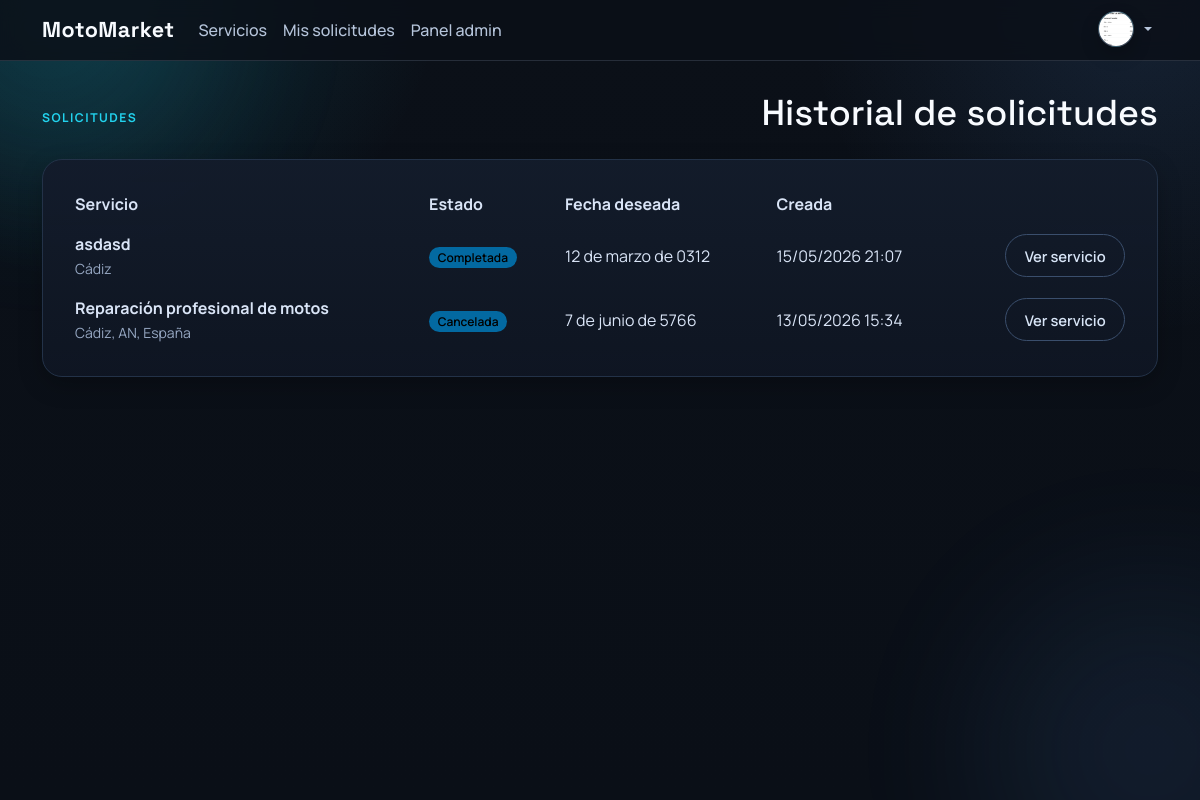
/solicitudes/ (signed in), run on the app's committed database.
### users/models.py (models this page shows, shortened)
class User(AbstractUser):
	class Role(models.TextChoices):
		CUSTOMER = 'customer', 'Cliente'
		PROFESSIONAL = 'professional', 'Profesional'
		ADMIN = 'admin', 'Administrador'
	email = models.EmailField(unique=True)
	role = models.CharField(max_length=20, choices=Role.choices, default=Role.CUSTOMER)
	must_change_password = models.BooleanField(default=False)
	@property
	def es_profesional(self):
		return self.role == self.Role.PROFESSIONAL
	@property
	def is_admin_account(self):
		return self.role == self.Role.ADMIN or self.is_superuser
	@property
	def es_admin(self):
		return self.is_admin_account

class Profile(models.Model):
	user = models.OneToOneField(settings.AUTH_USER_MODEL, on_delete=models.CASCADE, related_name='profile')
	phone = models.CharField(max_length=30, blank=True)
	city = models.CharField(max_length=120, blank=True)
	address = models.CharField(max_length=255, blank=True)
	bio = models.TextField(blank=True)
	avatar = models.ImageField(upload_to='avatars/', blank=True, null=True)
	avatar_url = models.URLField(blank=True)
	created_at = models.DateTimeField(auto_now_add=True)
	updated_at = models.DateTimeField(auto_now=True)

### requests_app/models.py (models this page shows, shortened)
class ServiceRequest(models.Model):
	class Status(models.TextChoices):
		PENDING = 'pending', 'Pendiente'
		ACCEPTED = 'accepted', 'Aceptada'
		CANCELLED = 'cancelled', 'Cancelada'
		COMPLETED = 'completed', 'Completada'
	customer = models.ForeignKey(settings.AUTH_USER_MODEL, on_delete=models.CASCADE, related_name='service_requests')
	service = models.ForeignKey('services.Service', on_delete=models.CASCADE, related_name='service_requests')
	message = models.TextField(blank=True)
	desired_date = models.DateField(null=True, blank=True)
	status = models.CharField(max_length=20, choices=Status.choices, default=Status.PENDING)
	cancellation_reason = models.TextField(blank=True)
	created_at = models.DateTimeField(auto_now_add=True)
	updated_at = models.DateTimeField(auto_now=True)
	class Meta:
		ordering = ['-created_at']
	@property
	def can_cancel(self):
		return self.status in {self.Status.PENDING, self.Status.ACCEPTED}

### services/models.py (models this page shows, shortened)
class Service(models.Model):
	professional = models.ForeignKey(
		settings.AUTH_USER_MODEL,
		on_delete=models.CASCADE,
		related_name='services',
	)
	category = models.ForeignKey(Category, on_delete=models.PROTECT, related_name='services')
	listing_type = models.CharField(max_length=80, default='Servicio')
	title = models.CharField(max_length=160)
	slug = models.SlugField(max_length=180, unique=True)
	image = models.ImageField(
		upload_to='services/',
		blank=True,
		null=True,
		validators=[FileExtensionValidator(['png', 'jpg', 'jpeg', 'webp'])],
	)
	description = models.TextField()
	city = models.CharField(max_length=120)
	location_place_id = models.CharField(max_length=255, blank=True)
	address = models.CharField(max_length=255, blank=True, default='')
	price_from = models.DecimalField(max_digits=10, decimal_places=2)
	cilindrada = models.PositiveIntegerField(null=True, blank=True)
	kilometros = models.PositiveIntegerField(null=True, blank=True)
	year = models.PositiveSmallIntegerField(null=True, blank=True)
	latitude = models.DecimalField(max_digits=9, decimal_places=6, null=True, blank=True)
	longitude = models.DecimalField(max_digits=9, decimal_places=6, null=True, blank=True)
	is_active = models.BooleanField(default=True)
	created_at = models.DateTimeField(auto_now_add=True)
	updated_at = models.DateTimeField(auto_now=True)
	class Meta:
		ordering = ['-created_at']

### requests_app/views.py (the view)
# urls.py: path('', views.request_history, name='request_history'),
@login_required
def request_history(request):
	requests_list = ServiceRequest.objects.select_related('service', 'service__professional').filter(customer=request.user)
	return render(request, 'requests_app/request_history.html', {'requests_list': requests_list})

### templates/requests_app/request_history.html (shortened to what this page needs)
{% extends 'base.html' %}
{% block content %}
<div class="section-header mb-4">
  <span class="eyebrow">Solicitudes</span>
  <h1 class="section-title">Historial de solicitudes</h1>
</div>
<div class="card-glass p-4">
  <div class="table-responsive">
    <table class="history-requests-table table table-dark table-borderless align-middle mb-0">
      <thead>
        <tr>
          <th>Servicio</th>
          <th>Estado</th>
          <th>Fecha deseada</th>
          <th>Creada</th>
          <th></th>
        </tr>
      </thead>
      <tbody>
        {% for request_item in requests_list %}
        <tr class="d-none d-md-table-row">
          <td>
            <strong>{{ request_item.service.title }}</strong><br>
            <span class="text-muted small">{{ request_item.service.city }}</span>
          </td>
          <td><span class="badge text-bg-info">{{ request_item.get_status_display }}</span></td>
          <td>{{ request_item.desired_date|default:'Sin fecha' }}</td>
          <td>{{ request_item.created_at|date:'d/m/Y H:i' }}</td>
          <td class="text-end">
            <a class="btn btn-sm btn-outline-light" href="{% url 'services:service_detail' request_item.service.pk %}">Ver servicio</a>
          </td>
        </tr>
        {% empty %}
        <tr>
          <td colspan="5" class="text-center py-4">No has creado solicitudes todavía.</td>
        </tr>
        {% endfor %}
      </tbody>
    </table>
  </div>
</div>
{% endblock %}

### templates/base.html (shortened to what this page needs)
{% load static %}
<!doctype html>
<html lang="es">
  <head>
    <link href="https://cdn.jsdelivr.net/npm/bootstrap@5.3.3/dist/css/bootstrap.min.css" rel="stylesheet">
    <link rel="stylesheet" href="{% static 'css/styles.css' %}?v=36">
  </head>
  <body class="app-shell">
    <div class="ambient ambient-1"></div>
    <div class="ambient ambient-2"></div>
    <nav class="navbar navbar-expand-lg navbar-dark site-nav">
      <div class="container">
        <a class="navbar-brand brand-mark" href="{% url 'services:service_list' %}">MotoMarket</a>
        <div class="collapse navbar-collapse" id="mainNav">
          <ul class="navbar-nav me-auto mb-2 mb-lg-0">
            <li class="nav-item"><a class="nav-link" href="{% url 'services:service_list' %}">Servicios</a></li>
            {% if user.is_authenticated %}
            <li class="nav-item"><a class="nav-link" href="{% url 'requests_app:request_history' %}">Mis solicitudes</a></li>
            {% endif %}
            {% if user.is_authenticated and user.es_admin %}
            <li class="nav-item"><a class="nav-link" href="{% url 'users:admin_dashboard' %}">Panel admin</a></li>
            {% endif %}
          </ul>
          <ul class="navbar-nav ms-auto">
            {% if user.is_authenticated %}
            <li class="nav-item dropdown dropdown-hover user-menu">
              <a class="nav-link dropdown-toggle user-avatar-toggle" href="#" role="button" data-bs-toggle="dropdown" aria-expanded="false">
                <span class="avatar-circle avatar-circle--sm user-avatar">
                  {% if user.profile.avatar %}
                  <img src="{{ user.profile.avatar.url }}" alt="Avatar de {{ user.get_full_name|default:user.username }}">
                  {% elif user.profile.avatar_url %}
                  <img src="{{ user.profile.avatar_url }}" alt="Avatar de {{ user.get_full_name|default:user.username }}">
                  {% else %}
                  <span>{{ user.username|slice:":1"|upper }}</span>
                  {% endif %}
                </span>
              </a>
            </li>
            {% else %}
            <li class="nav-item"><a class="nav-link" href="{% url 'users:register' %}">Registro</a></li>
            <li class="nav-item"><a class="nav-link" href="{% url 'login' %}">Entrar</a></li>
            {% endif %}
          </ul>
        </div>
      </div>
    </nav>
    <main class="container page-wrap">
      {% block content %}{% endblock %}
    </main>
  </body>
</html>

### data on the page
User: profile.avatar (picture)
ServiceRequest: service "asdasd", service.city "Cádiz", status "Completada", desired_date "12 de marzo de 0312", created_at "15/05/2026 21:07"
ServiceRequest: service "Reparación profesional de motos", service.city "Cádiz, AN, España", status "Cancelada", desired_date "7 de junio de 5766", created_at "13/05/2026 15:34"
